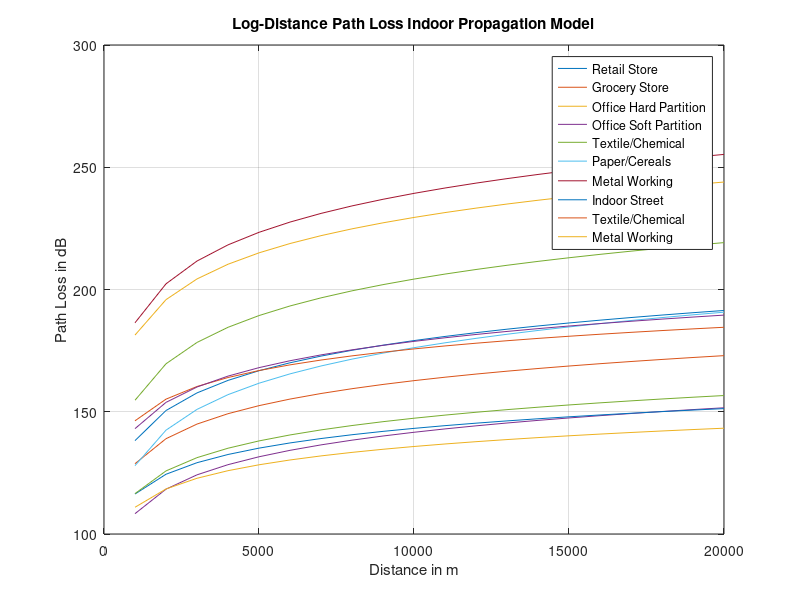

MATLAB code to generate this figure:
% Analysis of Log-distance path loss propagation model (w/ & w/o Shadow)
clc
close all;

with_shadowing = input("w/ Shadowing? ");
Fixed_Distance = input("Enter the reference distance: ");
Arbitrary_Distance = 1e3 : 1e3 : 20e3;
% Values must be between 1.6 to 6
Path_Loss_Exponent = rand(1,12)*(6-1.6) + 1.6;
Frequency = randi([900, 4000], 1,12);
Sigma = rand(1,12)*(15-3) + 3;
X = zeros(1,12);

for i = 1:12
    Lambda(i) = 3e8 / (Frequency(i) * 10 ^ 6);
    PL_D0(i) = 20 * log10((4 * pi * Fixed_Distance) / Lambda(i));
    if(with_shadowing)
        X(i) = Sigma(i) * randn(size(PL_D0(i)));
    end
end
for i = 1:12
    for j = 1:20
        Path_Loss(i, j) = PL_D0(i) + 10 * Path_Loss_Exponent(i) * log10(Arbitrary_Distance(j) / Fixed_Distance)...
            + X(i);
    end
end

plot(Arbitrary_Distance, Path_Loss);
legend("Retail Store", "Grocery Store", "Office Hard Partition", "Office Soft Partition", "Textile/Chemical",...
    "Paper/Cereals", "Metal Working", "Indoor Street", "Textile/Chemical", "Metal Working");
xlabel("Distance in m");
ylabel("Path Loss in dB");
title("Log-Distance Path Loss Indoor Propagation Model");
grid on;
